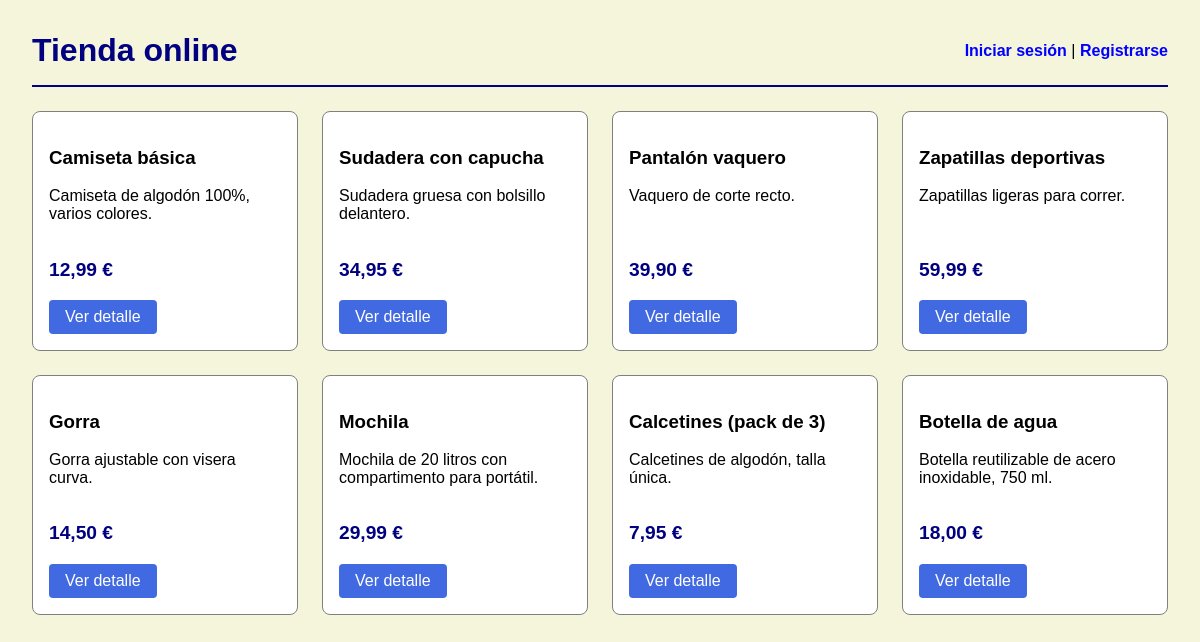
The page / on the database its author committed.
### tables this page shows
CREATE TABLE producto (
  id_producto INT UNSIGNED NOT NULL AUTO_INCREMENT,
  nombre      VARCHAR(120) NOT NULL,
  descripcion TEXT         NULL,
  precio      DECIMAL(10,2) NOT NULL,
  PRIMARY KEY (id_producto),
  CONSTRAINT chk_producto_precio CHECK (precio >= 0)
);

### index.php (called while the page is built, shortened)
<?php
require_once __DIR__ . '/controllers/mainController.php';

### repositories/ProductoRepository.php (called while the page is built, shortened)
<?php
require_once __DIR__ . '/../models/Producto.php';
class ProductoRepository {
    private mysqli $db;
    public function __construct (mysqli $db){
        $this->db = $db;
    }
    public function findAll(): array {
        $sql = "SELECT id_producto, nombre, descripcion, precio FROM producto";
        $resultado =$this -> db->query($sql);
        $productos= [];
        if ($resultado){
            while ($row = $resultado->fetch_assoc()) {
                $productos[] = new Producto(
                    (int)$row['id_producto'],
                    $row['nombre'],
                    $row['descripcion'],
                    (float)$row['precio']
                );
            }
        }
        return $productos;
    }
}

### models/Producto.php (called while the page is built)
<?php
class Producto {
    private ?int $id_producto;
    private string $nombre;
    private ?string $descripcion;
    private float $precio;
public function __construct (?int $id_producto, string $nombre, ?string $descripcion, float $precio) {
    $this -> id_producto = $id_producto;
    $this->nombre = $nombre;
    $this -> descripcion = $descripcion;
    $this-> precio = $precio;
}
public function getId(): ?int { return $this-> id_producto;}
public function getNombre(): string {return $this->nombre;}
public function getDescripcion(): ?string {return $this->descripcion;}
public function getPrecio(): float { return $this->precio;}
}

### views/productosView.phtml (the view, shortened to what this page needs)
<!DOCTYPE html>
   <html lang="es">
   <head>
       <link rel="stylesheet" href="css/estilos.css">
   </head>
   <body>
       <?php require __DIR__ . '/header.phtml'; ?>
       <div class="grid">
           <?php foreach ($productos as $p): ?>
               <div class="card">
                   <div>
                       <h3><?= htmlspecialchars($p->getNombre()) ?></h3>
                       <p><?= htmlspecialchars($p->getDescripcion() ?? '') ?></p>
                   </div>
                   <div>
                       <p class="precio"><?= number_format($p->getPrecio(), 2, ',', '.') ?> €</p>
                       <a class="btn" href="index.php?page=producto&id=<?= $p->getId() ?>">Ver detalle</a>
                   </div>
               </div>
           <?php endforeach; ?>
       </div>
   </body>
   </html>

### controllers/mainController.php
<?php
require_once __DIR__ . '/../db.php';
$page = $_GET['page'] ?? 'productos';
if ($page == 'login' || $page == 'registro' || $page == 'logout') {
    require __DIR__ . '/authController.php';
} elseif ($page == 'productos' || $page == 'producto' || $page == 'nuevo_producto') {
    require __DIR__ . '/productoController.php';
} elseif ($page == 'carrito') {
    require __DIR__ . '/carritoController.php';
} elseif ($page == 'finalizar_compra' || $page == 'pedido' || $page == 'mis_pedidos') {
    require __DIR__ . '/compraController.php';
} elseif ($page == 'admin') {
    require __DIR__ . '/adminController.php';
}

### controllers/productoController.php (shortened to what this page needs)
<?php
    require_once __DIR__ . '/../repositories/ProductoRepository.php';
    require_once __DIR__ . '/../db.php';
    $repo = new ProductoRepository($db);
    $page = $_GET['page'] ?? 'productos';
    if ($page === 'nuevo_producto') {
        if (($_SESSION['rol'] ?? '') !== 'admin') {
            header('Location: index.php');
            exit;
        }
        $mensaje = '';
        if (isset($_POST['nombre'])) {
            $nombre = trim($_POST['nombre']);
            $descripcion = trim($_POST['descripcion']);
            $precio = $_POST['precio'];
            if ($nombre == "" || $precio == "") {
                $mensaje = 'El nombre y el precio son obligatorios';
            } elseif ($precio < 0) {
                $mensaje = 'El precio no puede ser negativo';
            } else {
                $producto = new Producto(null, $nombre, $descripcion, (float)$precio);
                $repo->save($producto);
                header('Location: index.php?page=productos');
                exit;
            }
        }
        require_once __DIR__ . '/../views/nuevoProductoView.phtml';
    } else {
        $productos = $repo->findAll();
        require_once __DIR__ . '/../views/productosView.phtml';
    }

### views/header.phtml
<div class="cabecera">
    <h1>
        <a href="index.php?page=productos">Tienda online</a>
    </h1>
    <nav>
        <?php if (isset($_SESSION['id_cliente'])): ?>
        <span>Hola,
            <strong><?= htmlspecialchars($_SESSION['nombre'] ?? 'Cliente') ?></strong>
        </span>
        |
        <?php if (($_SESSION['rol'] ?? '') === 'admin'): ?>
        <a href="index.php?page=admin">Panel de administración</a>
        |
        <?php endif; ?>
        <a href="index.php?page=carrito">🛒 Ver carrito</a>
        |
        <a href="index.php?page=mis_pedidos">Mis pedidos</a>
        |
        <a href="index.php?page=logout">Cerrar sesión</a>
    <?php else: ?>
        <a href="index.php?page=login">Iniciar sesión</a>
        |
        <a href="index.php?page=registro">Registrarse</a>
        <?php endif; ?>
    </nav>
</div>

### css/estilos.css (style rules this page uses)
body { font-family: sans-serif; margin: 2rem; background: beige; color: black; }
.cabecera { display: flex; justify-content: space-between; align-items: center; margin-bottom: 1.5rem; padding-bottom: 1rem; border-bottom: 2px solid navy; }
.cabecera h1 { margin: 0; }
.cabecera h1 a { text-decoration: none; color: navy; }
.cabecera nav a { color: blue; text-decoration: none; font-weight: bold; }
.grid { display: grid; grid-template-columns: repeat(auto-fill, minmax(220px, 1fr)); gap: 1.5rem; margin-top: 1.5rem; }
.card { background: white; border: 1px solid gray; border-radius: 8px; padding: 1rem; display: flex; flex-direction: column; justify-content: space-between; }
.precio { font-size: 1.2rem; font-weight: bold; color: navy; }
.btn { display: inline-block; background: royalblue; color: white; padding: 0.5rem 1rem; text-decoration: none; border-radius: 4px; text-align: center; border: none; cursor: pointer; font-size: 1rem; }

### rows shown on the page
producto: nombre "Camiseta básica", descripcion "Camiseta de algodón 100%, varios colores.", precio "12,99"
producto: nombre "Sudadera con capucha", descripcion "Sudadera gruesa con bolsillo delantero.", precio "34,95"
producto: nombre "Pantalón vaquero", descripcion "Vaquero de corte recto.", precio "39,90"
producto: nombre "Zapatillas deportivas", descripcion "Zapatillas ligeras para correr.", precio "59,99"
producto: nombre "Gorra", descripcion "Gorra ajustable con visera curva.", precio "14,50"
producto: nombre "Mochila", descripcion "Mochila de 20 litros con compartimento para portátil.", precio "29,99"
producto: nombre "Calcetines (pack de 3)", descripcion "Calcetines de algodón, talla única.", precio "7,95"
producto: nombre "Botella de agua", descripcion "Botella reutilizable de acero inoxidable, 750 ml.", precio "18,00"
